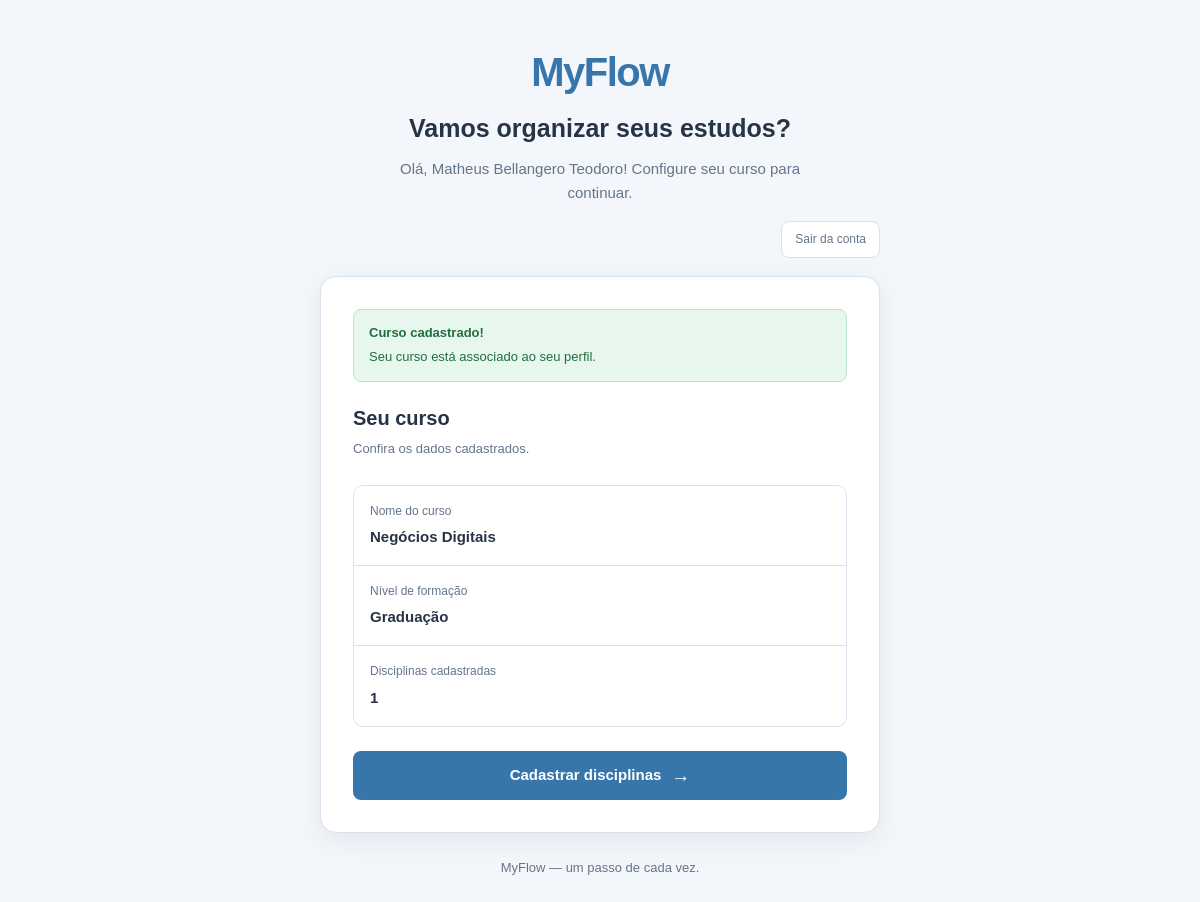
The page /curso (signed in) on the database its author committed.
### tables this page shows
CREATE TABLE usuarios (
    id INTEGER PRIMARY KEY AUTOINCREMENT,
    nome TEXT NOT NULL,
    email TEXT NOT NULL COLLATE NOCASE UNIQUE,
    jornada TEXT NOT NULL,
    objetivo TEXT NOT NULL,
    tempo_disponivel INTEGER NOT NULL CHECK (tempo_disponivel > 0),
    curso_id INTEGER,
    senha_hash TEXT,
    is_owner INTEGER NOT NULL DEFAULT 0 CHECK (is_owner IN (0, 1)),
    FOREIGN KEY (curso_id) REFERENCES cursos(id) ON DELETE SET NULL
);

CREATE TABLE cursos (
    id INTEGER PRIMARY KEY AUTOINCREMENT,
    nome TEXT NOT NULL COLLATE NOCASE UNIQUE,
    nivel TEXT NOT NULL
);

### backup/app.py (the view, shortened to what this page needs)
@app.route("/curso", methods=["GET", "POST"])
def pagina_curso():
    id_usuario = session.get("usuario_id")
    if id_usuario is None:
        return redirect(url_for("pagina_login"))
    repositorio_usuario = UsuarioRepository()
    usuario = repositorio_usuario.buscar_por_id(id_usuario)
    if usuario is None:
        session.clear()
        return redirect(url_for("pagina_login"))
    if usuario.curso is not None:
        return render_template(
            "cadastro_curso.html",
            usuario=usuario,
            erro=None,
            form={},
        )

### backup/database/conexao.py (called while the page is built)
def obter_conexao():
    conexao = sqlite3.connect(CAMINHO_BANCO)
    conexao.row_factory = sqlite3.Row
    conexao.execute("PRAGMA foreign_keys = ON")
    return conexao

### backup/models/cursos.py (called while the page is built)
    @id.setter
    def id(self, valor):
        if valor is not None and (
            not isinstance(valor, int) or isinstance(valor, bool) or valor <= 0
        ):
            raise ValueError('id deve ser None ou um inteiro positivo')
        self._id = valor

    @property
    def nome(self):
        return self._nome

    @nome.setter
    def nome(self, valor):
        if not isinstance(valor, str) or not valor.strip():
            raise ValueError('nome não pode ser vazio')
        self._nome = valor.strip()

    @property
    def nivel(self):
        return self._nivel

    @nivel.setter
    def nivel(self, valor):
        if not isinstance(valor, str) or not valor.strip():
            raise ValueError('nivel não pode ser vazio')
        self._nivel = valor.strip()

    @property
    def disciplinas(self):
        return list(self._disciplinas)

    @disciplinas.setter
    def disciplinas(self, valor):
        if not isinstance(valor, list) or not all(
            isinstance(item, Disciplina) for item in valor
        ):
            raise ValueError('disciplinas deve ser uma lista de Disciplina')
        self._disciplinas = list(valor)

### backup/models/disciplinas.py (called while the page is built)
    @id.setter
    def id(self, valor):
        if valor is not None and (
            not isinstance(valor, int) or isinstance(valor, bool) or valor <= 0
        ):
            raise ValueError("id deve ser None ou um inteiro positivo")
        self._id = valor

    @nome.setter
    def nome(self, valor):
        if not isinstance(valor, str) or not valor.strip():
            raise ValueError("nome não pode ser vazio")
        self._nome = valor.strip()

    @codigo.setter
    def codigo(self, valor):
        if not isinstance(valor, str) or not valor.strip():
            raise ValueError("codigo não pode ser vazio")
        self._codigo = valor.strip()

    @carga_horaria.setter
    def carga_horaria(self, valor):
        if (
            not isinstance(valor, int)
            or isinstance(valor, bool)
            or valor <= 0
        ):
            raise ValueError(
                "carga_horaria deve ser um inteiro maior que zero"
            )
        self._carga_horaria = valor

### backup/models/usuarios.py (called while the page is built)
    @property
    def nome(self):
        return self._nome

    @property
    def curso(self):
        return self._curso

### backup/templates/cadastro_curso.html (shortened to what this page needs)
<!DOCTYPE html>
<html lang="pt-BR">
<head>
    <link
        rel="stylesheet"
        href="{{ url_for('static', filename='styles.css') }}"
    >
</head>
<body>
    <main class="container">
        <header class="cabecalho">
            <div class="logo">MyFlow</div>
            <h1>Vamos organizar seus estudos?</h1>
            <p>
                Olá, {{ usuario.nome }}!
                Configure seu curso para continuar.
            </p>
        </header>
        <div class="barra-acoes">
            <form action="{{ url_for('sair') }}" method="POST" class="form-sair">
                <button type="submit" class="botao-sair">Sair da conta</button>
            </form>
        </div>
        <section class="formulario-container">
            {% if usuario.curso %}
                <div class="mensagem sucesso" role="status">
                    <strong>Curso cadastrado!</strong>
                    <p>
                        Seu curso está associado ao seu perfil.
                    </p>
                </div>
                <div class="titulo-formulario">
                    <h2>Seu curso</h2>
                    <p>Confira os dados cadastrados.</p>
                </div>
                <div class="curso-resumo">
                    <div class="curso-detalhe">
                        <span>Nome do curso</span>
                        <strong>{{ usuario.curso.nome }}</strong>
                    </div>
                    <div class="curso-detalhe">
                        <span>Nível de formação</span>
                        <strong>{{ usuario.curso.nivel }}</strong>
                    </div>
                    <div class="curso-detalhe">
                        <span>Disciplinas cadastradas</span>
                        <strong>
                            {{ usuario.curso.disciplinas|length }}
                        </strong>
                    </div>
                </div>
                <a
                    href="{{ url_for('pagina_disciplinas') }}"
                    class="botao-cadastro link-botao"
                >
                    Cadastrar disciplinas
                    <span aria-hidden="true">&rarr;</span>
                </a>
            {% endif %}
        </section>
        <footer class="rodape">
            <p>MyFlow — um passo de cada vez.</p>
        </footer>
    </main>
</body>
</html>

### backup/static/styles.css (style rules this page uses)
* { margin: 0; padding: 0; box-sizing: border-box; }
:root { --cor-principal: #3776AB; --cor-principal-hover: #285B86; --cor-fundo: #F3F6FA; --cor-branca: #FFFFFF; --cor-texto: #263445; --cor-secundaria: #65758B; --cor-borda: #D8E1EC; --cor-foco: #B9D9F5; --cor-sucesso-fundo: #E7F7ED; --cor-sucesso-texto: #216E41; --cor-erro-fundo: #FFF0F0; --cor-erro-texto: #A52B2B; }
body { min-height: 100vh; padding: 40px 20px; font-family: Arial, Helvetica, sans-serif; font-size: 14px; line-height: 1.6; color: var(--cor-texto); background: var(--cor-fundo); display: flex; justify-content: center; align-items: center; }
.container { width: 100%; max-width: 560px; margin: 0 auto; }
.cabecalho { text-align: center; margin-bottom: 28px; }
.logo { color: var(--cor-principal); font-size: 40px; font-weight: 800; letter-spacing: -1.5px; margin-bottom: 8px; }
.cabecalho h1 { font-size: 25px; font-weight: 700; line-height: 1.3; margin-bottom: 12px; }
.cabecalho p { max-width: 420px; margin: 0 auto; color: var(--cor-secundaria); font-size: 15px; }
.formulario-container { width: 100%; padding: 32px; background: var(--cor-branca); border: 1px solid var(--cor-borda); border-radius: 16px; box-shadow: 0 8px 28px rgba(35, 57, 82, 0.07); }
.titulo-formulario { margin-bottom: 25px; }
.titulo-formulario h2 { font-size: 20px; font-weight: 700; margin-bottom: 5px; }
.titulo-formulario p { color: var(--cor-secundaria); font-size: 13px; }
form { display: flex; flex-direction: column; gap: 20px; }
.botao-cadastro { width: 100%; min-height: 49px; margin-top: 5px; padding: 12px 18px; display: flex; align-items: center; justify-content: center; gap: 10px; border: none; border-radius: 8px; background: var(--cor-principal); color: var(--cor-branca); font-family: inherit; font-size: 15px; font-weight: 700; cursor: pointer; transition: background-color 0.2s ease, transform 0.2s ease, box-shadow 0.2s ease; }
.botao-cadastro span { font-size: 19px; line-height: 1; }
.mensagem { padding: 13px 15px; margin-bottom: 20px; border-radius: 8px; font-size: 13px; overflow-wrap: anywhere; }
.mensagem strong { display: block; margin-bottom: 4px; }
.mensagem p { margin: 0; }
.mensagem.sucesso { background: var(--cor-sucesso-fundo); color: var(--cor-sucesso-texto); border: 1px solid #B9E5C8; }
.rodape { text-align: center; margin-top: 25px; }
.rodape p { color: var(--cor-secundaria); font-size: 13px; }
.curso-resumo { display: flex; flex-direction: column; gap: 0; margin-top: 10px; border: 1px solid var(--cor-borda); border-radius: 10px; overflow: hidden; }
.curso-detalhe { display: flex; flex-direction: column; gap: 4px; padding: 16px; background: var(--cor-branca); border-bottom: 1px solid var(--cor-borda); }
.curso-detalhe:last-child { border-bottom: none; }
.curso-detalhe span { color: var(--cor-secundaria); font-size: 12px; }
.curso-detalhe strong { color: var(--cor-texto); font-size: 15px; overflow-wrap: anywhere; }
.link-botao { margin-top: 24px; text-decoration: none; }
.barra-acoes { display: flex; justify-content: flex-end; margin: -12px 0 18px; }
.form-sair { display: block; margin: 0; }
.botao-sair { border: 1px solid var(--cor-borda); border-radius: 8px; padding: 8px 13px; background: var(--cor-branca); color: var(--cor-secundaria); font: inherit; font-size: 12px; cursor: pointer; }

### rows shown on the page
usuarios: nome "Matheus Bellangero Teodoro"
cursos: curso.nome "Negócios Digitais", curso.nivel "Graduação"

### other values the page prints
{{ usuario.curso.disciplinas|length }} "1"
